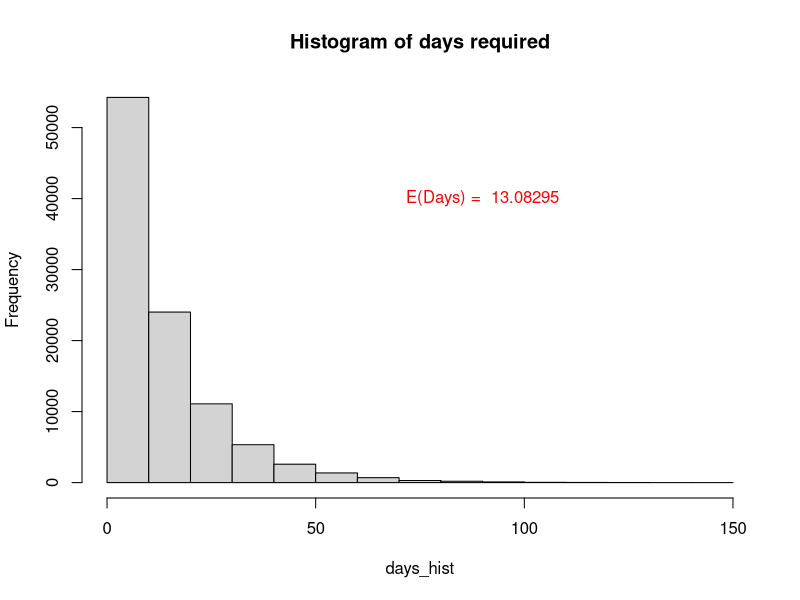

The R script that drew this image:
A = 5
B = 0
BA =  2
BB = 1

c1 = c("A", "B")
c2 = c("BA", "BB")

n_days = function(path_array){
  days_count = 0
  while(sample(path_array,1) != "B"){
    days_count = days_count + A
  }
  return(days_count)
}

n_days(c1)


days_hist = c()
N = 100000
for(i in 1:N){
  k = 0
  while(sample(c2,1) != "BB"){
    k = k + n_days(c1) + BA
  }
  days_hist = append(days_hist , BB + k + n_days(c1))
}
mean(days_hist)
hist(days_hist, main = "Histogram of days required")
text(90, 40000, paste("E(Days) = ", mean(days_hist)), col = "red")

     